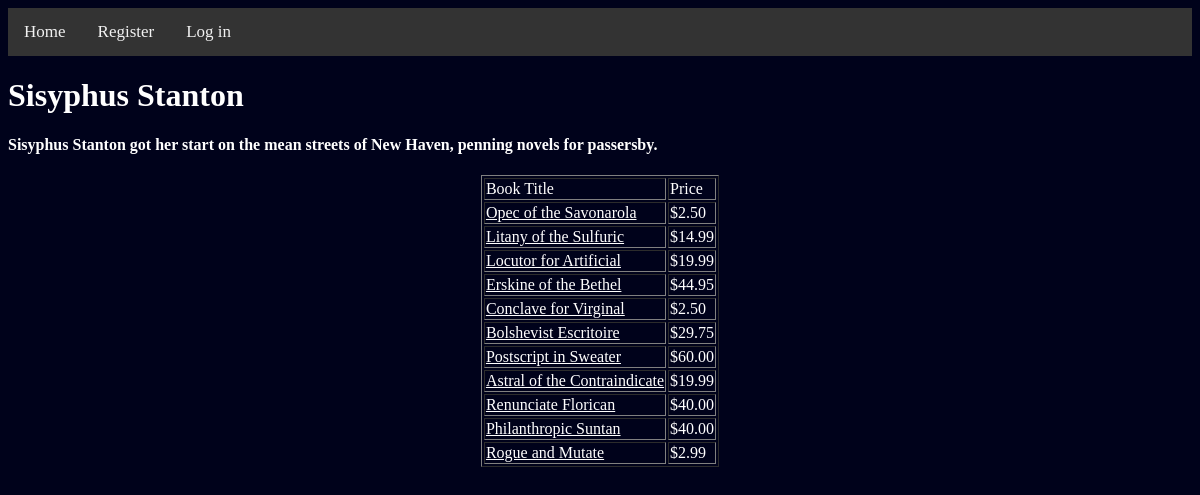
/bio.php?ID=10000, run on the app's committed database.
### tables this page shows
create table author
	(authorName		varchar(255),
	 authorNo	varchar(15),
	 bio		varchar(1000), 
	 primary key (authorNo)
	);

create table book
	(bookNo		varchar(15),
	 title		varchar(255),
	 price		decimal(10,2),
	 subject	varchar(255),
	 publishDate DATE,
	 ageGroup	varchar(255),
	 primary key (bookNo)
	);

### bio.php (the view, shortened to what this page needs)
<!DOCTYPE HTML>
<html>
<head>
<link rel="stylesheet" type="text/css" href="css/spamstyle.css">
</head>
<body>
<?php
include_once('Header.php');
include('db_key.php');
$query = mysqli_query($dbconnect, "SELECT authorName,bio FROM author
										WHERE authorNo='".$_GET['ID']."' ")
   or die (mysqli_error($dbconnect));
$authorInfo=mysqli_fetch_array($query);
echo "<h1>{$authorInfo['authorName']}</h1>
<h4>{$authorInfo['bio']}</h4>";
?>
<table border="1" align="center">
<tr>
  <td>Book Title</td>
  <td>Price</td>
</tr>
<?php
$query = mysqli_query($dbconnect, "SELECT book.title, book.price,book.bookNo,author.authorNo, author.authorName FROM author
										INNER JOIN wroteBy ON wroteBy.authorNo=author.authorNo
										INNER JOIN book ON book.bookNo=wroteBy.bookNo
										WHERE author.authorNo='".$_GET['ID']."' ")
   or die (mysqli_error($dbconnect));
while ($row = mysqli_fetch_array($query)) {
  echo
   "<tr>
    <td><a href='book.php?ID={$row['bookNo']}'>{$row['title']}</td>
    <td>\${$row['price']}</td>
   </tr>\n";
}
?>
</table>
</body>
</html>

### css/spamstyle.css (style rules this page uses)
body { background-color:#00021b; color:white; }
a { color:white }

### data on the page
author: authorName "Sisyphus Stanton", bio "Sisyphus Stanton got her start on the mean streets of New Haven, penning novels for passersby.", book.title "Opec of the Savonarola", book.price "2.50", book.title "Litany of the Sulfuric", book.price "14.99", book.title "Locutor for Artificial", book.price "19.99", book.title "Erskine of the Bethel", book.price "44.95", book.title "Conclave for Virginal", book.title "Bolshevist Escritoire", book.price "29.75", book.title "Postscript in Sweater", book.price "60.00", book.title "Astral of the Contraindicate", book.title "Renunciate Florican", book.price "40.00", book.title "Philanthropic Suntan", book.title "Rogue and Mutate", book.price "2.99"
